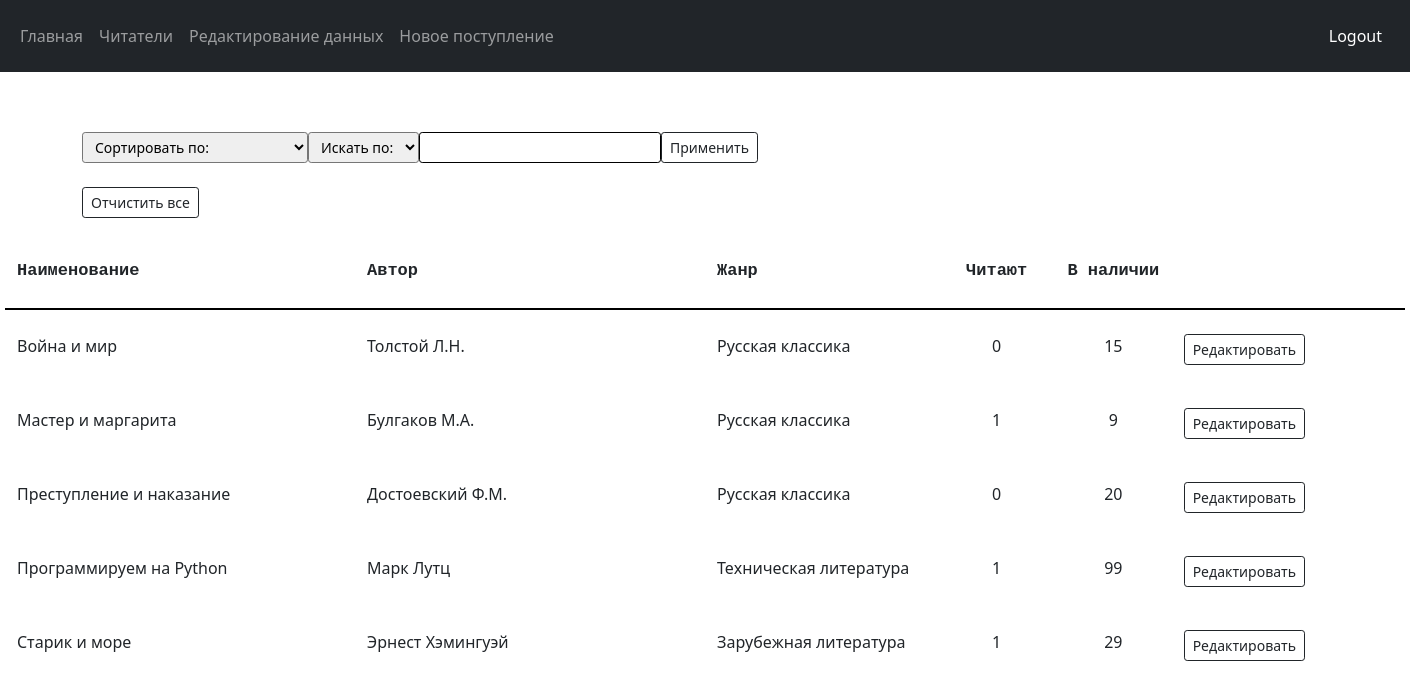
Screenshot of /redaction/ (signed in) with the database file from the repository.
### lib_app/models.py (models this page shows, shortened)
class Book(models.Model):
    title = models.CharField(max_length=80, unique=True, verbose_name='Название')
    book_author = models.ForeignKey(Author, on_delete=models.CASCADE, max_length=80, verbose_name='Автор')
    book_genre = models.ForeignKey(Genre, on_delete=models.CASCADE, max_length=80, verbose_name='Жанр')
    book_amount = models.IntegerField(verbose_name='Количество')
    slug = models.SlugField(max_length=80, allow_unicode=True, unique=True)
    def available_count(self):
        return self.book_amount - self.reading_set.all().count()
    class Meta:
        ordering = ['title']

class Author(models.Model):
    author_book = models.CharField(max_length=80, unique=True, verbose_name='Автор')
    slug = models.SlugField(max_length=80, allow_unicode=True, unique=True)
    def __str__(self):
        return f'{self.author_book}'
    class Meta:
        ordering = ['author_book']

class Genre(models.Model):
    genre_book = models.CharField(max_length=80, unique=True, verbose_name='Жанр')
    slug = models.SlugField(max_length=80, allow_unicode=True, unique=True)
    def __str__(self):
        return f'{self.genre_book}'
    class Meta:
        ordering = ['genre_book']

### lib_app/views.py (the view)
# urls.py: path('redaction/', views.Redaction.as_view(), name='redaction'),
class Redaction(AllBooks):
    template_name = 'lib_app/redaction.html'

### lib_app/views.py (called while the page is built)
    def get_queryset(self):
        queryset = True
        if self.request.GET.get('search_query') and self.request.GET.get('search_select'):
            field_ = make_queries[self.request.GET.get('search_select')]
            search_data = self.request.GET.get('search_query')
            queryset = Book.objects.filter(**{field_: search_data})
        else:
            queryset = Book.objects.all()
            ordering = self.get_ordering()
            if ordering:
                queryset = queryset.order_by(ordering)
        return queryset

    def get_ordering(self):
        ordering = self.request.GET.get('select')
        return ordering

    def get_context_data(self, *, object_list=None, **kwargs):
        context = super().get_context_data(**kwargs)
        context['sort_options'] = sort_options
        context['choice_sort_options'] = self.request.GET.get('select')
        context['search_options'] = search_options
        context['choice_search_options'] = self.request.GET.get('search_select')
        context['search_query'] = self.request.GET.get('search_query')
        return context

### lib_app/templates/lib_app/redaction.html (shortened to what this page needs)
{% extends 'base.html' %}
{% block content %}
<div class="container-fluid"id="search">
    <form class="d-flex" action="{% url 'redaction' %}" method="get">
        <select class="form-select-sm" name="select">
            <option disabled selected value>Сортировать по:</option>
        </select>
        <select class="form-select-sm" name="search_select">
            <option disabled selected value>Искать по:</option>
        </select>
        {% if search_query %}
            <input type="text" class="form-control form-control-sm" id="search-form" name="search_query" value="{{ search_query }}">
        {% else %}
            <input type="text" class="form-control form-control-sm" id="search-form" name="search_query" value="">
        {% endif %}
        <button type="submit" class="btn btn-outline-dark btn-sm">Применить</button>
    </form><br>
    <div class="row">
        <div class="col-4">
            <a href="{% url 'redaction' %}" class="btn btn-outline-dark btn-sm" role="button" data-bs-toggle="button">Отчистить все</a>
        </div>
    </div>
</div>
<div class='container' id="sm">
    <div class="row">
   <div class="col-3">
        Наименование
    </div>
   <div class="col-3">
        Автор
    </div>
   <div class="col-2">
         Жанр
    </div>
   <div class="col-1">
         Читают
    </div>
   <div class="col-1">
         В наличии
    </div>
</div>
</div><br>
<div class='container' id="lg">
    {% for book in object_list %}
       <div class="row">
           <div class="col-3">
                {{ book.title }}
            </div>
           <div class="col-3">
                {{ book.book_author }}
            </div>
           <div class="col-2">
                 {{ book.book_genre }}
            </div>
           <div class="col-1">
                 {{ book.reading_set.all.count }}
            </div>
           <div class="col-1">
                 {{ book.available_count }}
            </div>
           <div class="col-1">
           {% if book.available_count %}
           <a href="{% url 'correct_book' book.slug %}" class="btn btn-outline-dark btn-sm"" role="button" data-bs-toggle="button">Редактировать</a>
           {% else %}
                Нет в наличии
           {% endif %}
           </div>
        </div><br>
    {% endfor %}
</div>
{% endblock %}

### static/css/styles.css (style rules this page uses)
.container .row { height: 50px; }
#lg { width: 1400px; margin: 0 auto; max-width: 1500px; height: 500px; overflow: scroll; }
#sm { width: 1400px; font-size: 17px; font-family:'Courier New', Courier, monospace; margin-top: 40px; max-width: 1500px; border-bottom: 2px solid black; font-weight: bold; margin: 0 auto, 100, 0; }
.col-2 { text-align: left; }
.col-1, #date { text-align: center; }
#search { width: 700px; margin-top: 60px; margin-left: 70px; }
#search-form { border-color: black; }

### rows the page displays
Book: title "Война и мир", book_author "Толстой Л.Н.", book_genre "Русская классика", reading_set.all.count "0", available_count "15", shows "Редактировать"
Book: title "Мастер и маргарита", book_author "Булгаков М.А.", book_genre "Русская классика", reading_set.all.count "1", available_count "9", shows "Редактировать"
Book: title "Преступление и наказание", book_author "Достоевский Ф.М.", book_genre "Русская классика", reading_set.all.count "0", available_count "20", shows "Редактировать"
Book: title "Программируем на Python", book_author "Марк Лутц", book_genre "Техническая литература", reading_set.all.count "1", available_count "99", shows "Редактировать"
Book: title "Старик и море", book_author "Эрнест Хэмингуэй", book_genre "Зарубежная литература", reading_set.all.count "1", available_count "29", shows "Редактировать"
